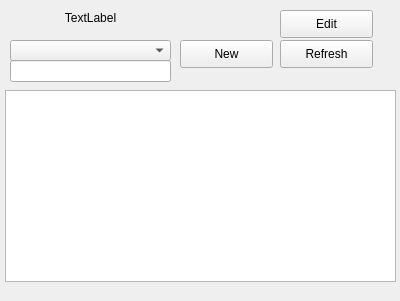
<?xml version="1.0" encoding="UTF-8"?>
<ui version="4.0">
 <class>openReq</class>
 <widget class="QWidget" name="openReq">
  <property name="geometry">
   <rect>
    <x>0</x>
    <y>0</y>
    <width>400</width>
    <height>301</height>
   </rect>
  </property>
  <property name="windowTitle">
   <string>Form</string>
  </property>
  <widget class="QComboBox" name="comboBox">
   <property name="geometry">
    <rect>
     <x>10</x>
     <y>40</y>
     <width>161</width>
     <height>21</height>
    </rect>
   </property>
  </widget>
  <widget class="QPushButton" name="pushButton">
   <property name="geometry">
    <rect>
     <x>280</x>
     <y>10</y>
     <width>93</width>
     <height>28</height>
    </rect>
   </property>
   <property name="text">
    <string>Edit</string>
   </property>
  </widget>
  <widget class="QPushButton" name="pushButton_2">
   <property name="geometry">
    <rect>
     <x>280</x>
     <y>40</y>
     <width>93</width>
     <height>28</height>
    </rect>
   </property>
   <property name="text">
    <string>Refresh</string>
   </property>
  </widget>
  <widget class="QPushButton" name="pushButton_3">
   <property name="geometry">
    <rect>
     <x>180</x>
     <y>40</y>
     <width>93</width>
     <height>28</height>
    </rect>
   </property>
   <property name="text">
    <string>New</string>
   </property>
  </widget>
  <widget class="QLabel" name="label">
   <property name="geometry">
    <rect>
     <x>20</x>
     <y>10</y>
     <width>141</width>
     <height>16</height>
    </rect>
   </property>
   <property name="text">
    <string>TextLabel</string>
   </property>
   <property name="alignment">
    <set>Qt::AlignCenter</set>
   </property>
  </widget>
  <widget class="QTextBrowser" name="textBrowser">
   <property name="geometry">
    <rect>
     <x>5</x>
     <y>90</y>
     <width>391</width>
     <height>192</height>
    </rect>
   </property>
  </widget>
  <widget class="QTextEdit" name="textEdit">
   <property name="geometry">
    <rect>
     <x>5</x>
     <y>90</y>
     <width>391</width>
     <height>192</height>
    </rect>
   </property>
  </widget>
  <widget class="QLineEdit" name="lineEdit">
   <property name="geometry">
    <rect>
     <x>10</x>
     <y>60</y>
     <width>161</width>
     <height>22</height>
    </rect>
   </property>
  </widget>
 </widget>
 <resources/>
 <connections/>
</ui>
